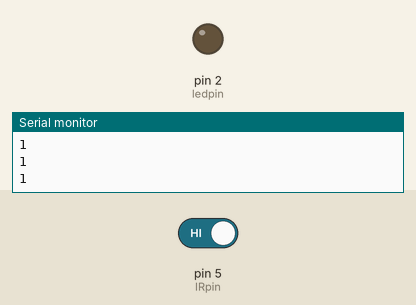
Recording of a sketch running on a simulated Arduino Uno, built with avr-gcc and run on an emulated ATmega328P. On the bench: output pins drawn as LEDs (lit = HIGH), the last lines printed to the serial monitor. The test bench sets the inputs (shaded band); at power-on: pin 5 (IRpin) HIGH.

Above: at 2.8 s.
2.9 s: pin 5 (IRpin) driven LOW
At 3.5 s:
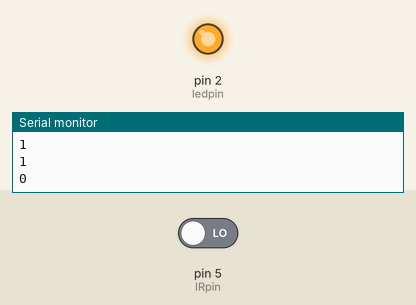
4.5 s: pin 5 (IRpin) driven HIGH
At 6.2 s:
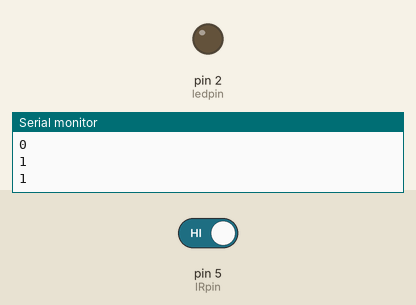
Timing chart, 0 to 7.7 s (numbered marks = the images above; inputs shaded):
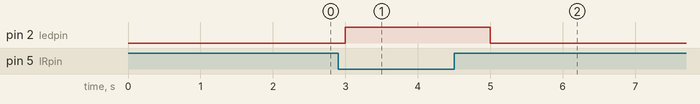

The sketch:

IRSENSOR.ino
```cpp
#include <Servo.h>

int ledpin = 2;
int IRpin = 5;
Servo door;

void setup() {
  // put your setup code here, to run once:
 Serial.begin(9600);
pinMode(2,OUTPUT);
pinMode(5,INPUT);
door.write(4);

}

void loop() {
  // put your main code here, to run repeatedly:

int IR= digitalRead(5);
Serial.println(IR);
if(IR == LOW){
  digitalWrite(2,HIGH);
  door.write(0-180);
  delay(1000);
}
  else{
  digitalWrite(2,LOW);
  delay(1000);
  }
}
```

Measured:
- after the input at 2.9 s, pin 2 (ledpin): LOW → HIGH after 0.10 s
- after the input at 4.5 s, pin 2 (ledpin): HIGH → LOW after 0.50 s
